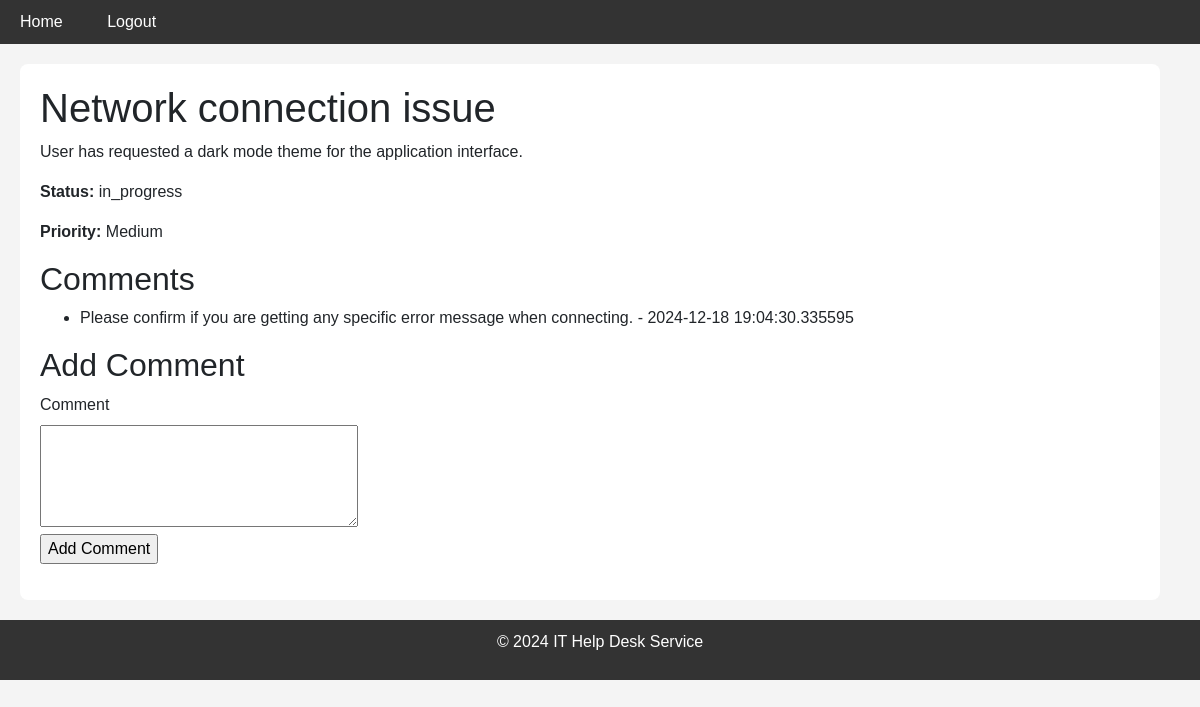
/ticket/5 (signed in), run on an earlier commit of the app's database.
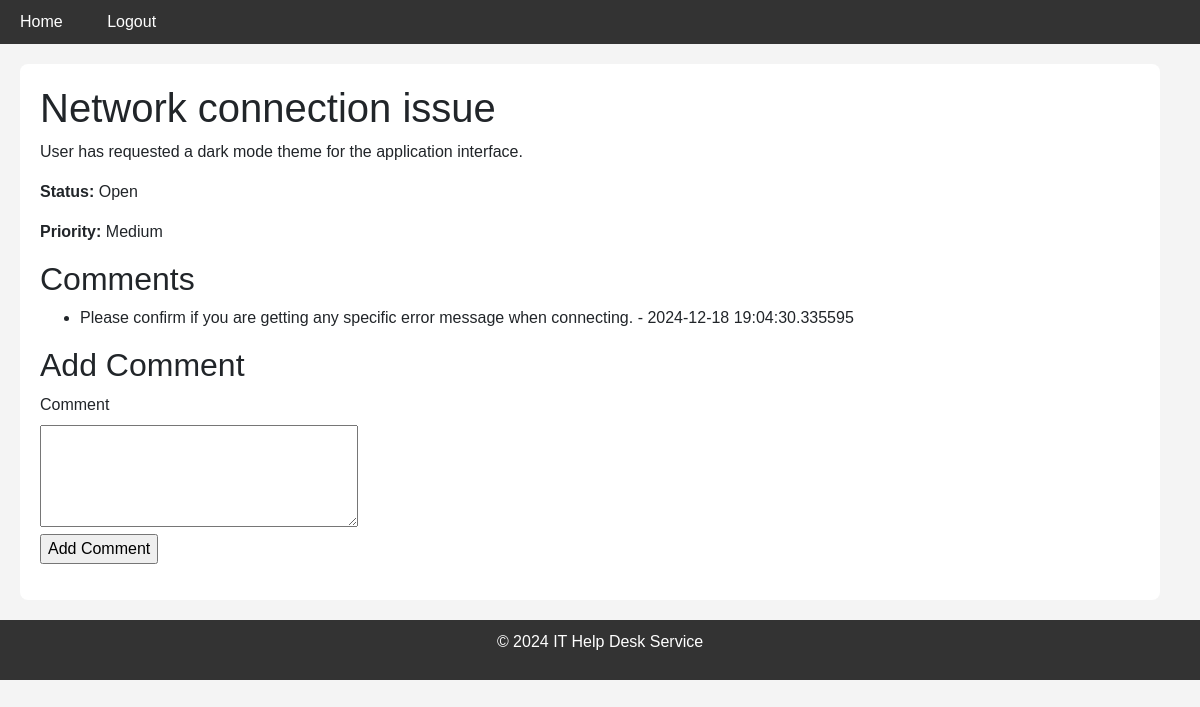
And on a later commit of the database.
### app/models.py (models this page shows, shortened)
class Ticket(db.Model):
    id = db.Column(db.Integer, primary_key=True)
    title = db.Column(db.String(100), nullable=False)
    description = db.Column(db.Text, nullable=False)
    status = db.Column(db.String(20), nullable=False)  # e.g., 'Open', 'In Progress', 'Resolved'
    priority = db.Column(db.String(20), nullable=False)  # e.g., 'Low', 'Medium', 'High'
    created_date = db.Column(db.DateTime, default=db.func.current_timestamp())
    resolved_date = db.Column(db.DateTime, nullable=True)
    user_id = db.Column(db.Integer, db.ForeignKey('user.id'), nullable=False)
    user = db.relationship('User')

class Comment(db.Model):
    id = db.Column(db.Integer, primary_key=True)
    content = db.Column(db.Text)
    timestamp = db.Column(db.DateTime, index=True, default=datetime.utcnow)
    ticket_id = db.Column(db.Integer, db.ForeignKey('ticket.id'))
    user_id = db.Column(db.Integer, db.ForeignKey('user.id'))

### app/routes.py (the view)
@bp.route('/ticket/<int:id>', methods=['GET', 'POST'])
@login_required
def ticket(id):
    ticket = Ticket.query.get_or_404(id)
    comments = Comment.query.filter_by(ticket_id=id).all()
    form = CommentForm()
    if form.validate_on_submit():
        comment = Comment(content=form.content.data, ticket_id=id, user_id=current_user.id)
        db.session.add(comment)
        db.session.commit()
        flash('Your comment has been added.')
        return redirect(url_for('routes.ticket', id=id))  # Correctly prefixed
    return render_template('ticket.html', title=ticket.title, ticket=ticket, comments=comments, form=form)

### app/forms.py
class CommentForm(FlaskForm):
    content = TextAreaField('Comment', validators=[DataRequired(), Length(min=1, max=1000)])
    submit = SubmitField('Add Comment')

### app/__init__.py (called while the page is built)
@login.user_loader
def load_user(user_id):
    from app.models import User
    return User.query.get(int(user_id))

### app/templates/ticket.html (shortened to what this page needs)
{% extends "base.html" %}
{% block content %}
  <h1>{{ ticket.title }}</h1>
  <p>{{ ticket.description }}</p>
  <p><strong>Status:</strong> {{ ticket.status }}</p>
  <p><strong>Priority:</strong> {{ ticket.priority }}</p>
  <h2>Comments</h2>
  <ul>
    {% for comment in comments %}
      <li>{{ comment.content }} - {{ comment.timestamp }}</li>
    {% endfor %}
  </ul>
  <h2>Add Comment</h2>
  <form method="post" action="{{ url_for('routes.ticket', id=ticket.id) }}">
    <p>
      {{ form.content.label }}<br>
      {{ form.content(cols=32, rows=4) }}<br>
      {{ form.submit() }}
    </p>
  </form>
{% endblock %}

### app/templates/base.html (shortened to what this page needs)
<!doctype html>
<html lang="en">
  <head>
    <link href="https://stackpath.bootstrapcdn.com/bootstrap/4.5.2/css/bootstrap.min.css" rel="stylesheet">
    <link rel="stylesheet" href="{{ url_for('static', filename='styles.css') }}">
  </head>
  <body>
    <header>
      <nav>
        <ul>
          <li><a href="{{ url_for('routes.index') }}">Home</a></li>
          {% if current_user.is_authenticated %}
            <li><a href="{{ url_for('routes.logout') }}">Logout</a></li>
          {% else %}
            <li><a href="{{ url_for('routes.login') }}">Login</a></li>
            <li><a href="{{ url_for('routes.register') }}">Register</a></li>
          {% endif %}
        </ul>
      </nav>
    </header>
    <div class="container">
      {% block content %}{% endblock %}
    </div>
    <footer>
      <p>&copy; 2024 IT Help Desk Service</p>
    </footer>
  </body>
</html>

### app/static/styles.css (style rules this page uses)
body { font-family: Arial, sans-serif; background-color: #f4f4f4; margin: 0; padding: 0; }
header { background-color: #333; padding: 10px; }
nav ul { list-style: none; margin: 0; padding: 0; }
nav ul li { display: inline; margin-right: 20px; }
nav ul li a { color: #fff; text-decoration: none; padding: 10px; }
.container { margin: 20px; padding: 20px; background-color: #fff; border-radius: 8px; }
footer { text-align: center; padding: 10px; background-color: #333; color: #fff; margin-top: 20px; }

What changed in the data, as far as the page shows it:
changed Ticket "Network connection issue": status "in_progress" → "Open"
